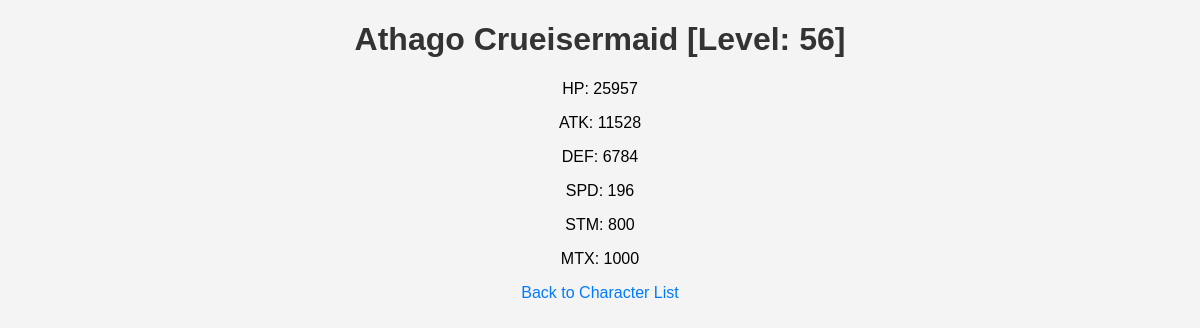
Screenshot of /3/ with the database file from the repository.
### characters/models.py (models this page shows, shortened)
class Character(models.Model):
    name = models.CharField(max_length=100)
    level = models.IntegerField(default=1)
    hp = models.IntegerField(default=100)
    atk = models.IntegerField(default=10)
    defense = models.IntegerField(default=5)
    spd = models.IntegerField(default=10)
    stm = models.IntegerField(default=50)
    mtx = models.IntegerField(default=5)

### characters/views.py (the view)
# urls.py: path('<int:character_id>/', views.character_detail, name='character_detail'),
def character_detail(request, character_id):
    character = get_object_or_404(Character, id=character_id)
    return render(request, 'character_detail.html', {'character': character})

### characters/templates/character_detail.html (shortened to what this page needs)
{% load static %}
<!DOCTYPE html>
<html>
<head>
    <link rel="stylesheet" type="text/css" href="{% static 'characters/styles.css' %}">
</head>
<body>
    <h1>{{ character.name }} [Level: {{ character.level }}]</h1>
    <p>HP: {{ character.hp }}</p>
    <p>ATK: {{ character.atk }}</p>
    <p>DEF: {{ character.defense }}</p>
    <p>SPD: {{ character.spd }}</p>
    <p>STM: {{ character.stm }}</p>
    <p>MTX: {{ character.mtx }}</p>
    <a href="{% url 'character_list' %}">Back to Character List</a>
</body>
</html>

### characters/static/characters/styles.css (style rules this page uses)
body { text-align: center; font-family: Arial, sans-serif; background-color: #f4f4f4; margin: 0; padding: 0; }
h1 { text-align: center; color: #333; }
a { color: #007BFF; text-decoration: none; margin: 0 10px; }

### rows the page displays
Character: name "Athago Crueisermaid", level "56", hp "25957", atk "11528", defense "6784", spd "196", stm "800", mtx "1000"
